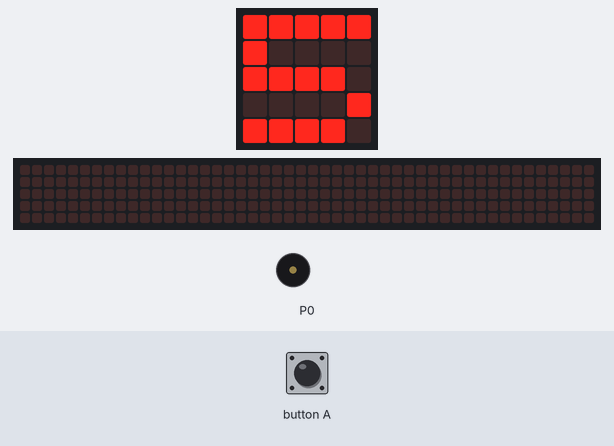
Recording of a program running on a simulated BBC micro:bit (MakeCode). Shown: the board's 5×5 LED display, a strip that is not on the board, showing the scrolling text unrolled, buzzer (waves = sounding). Random numbers come from a fixed seed; the 48×5 strip is a reading aid, not a part: it shows the text the display is scrolling, unrolled, one strip-width of it at a time.

Above: at 0.2 s.
At 4.5 s:
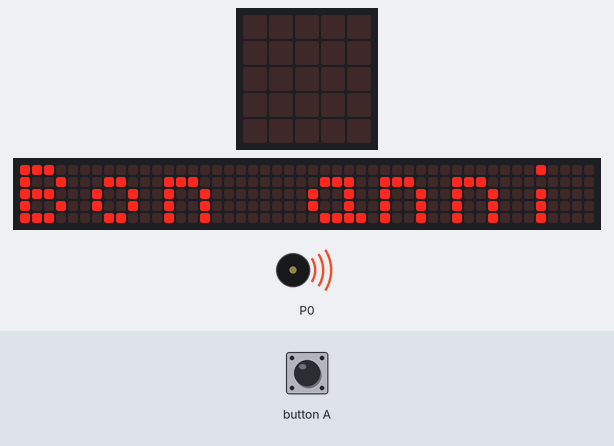
At 13.2 s:
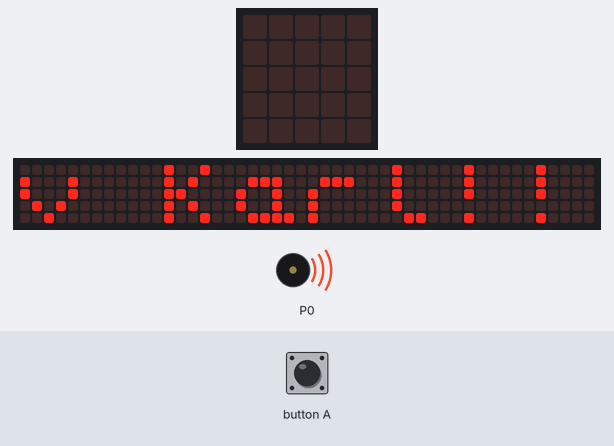
At 19.0 s:
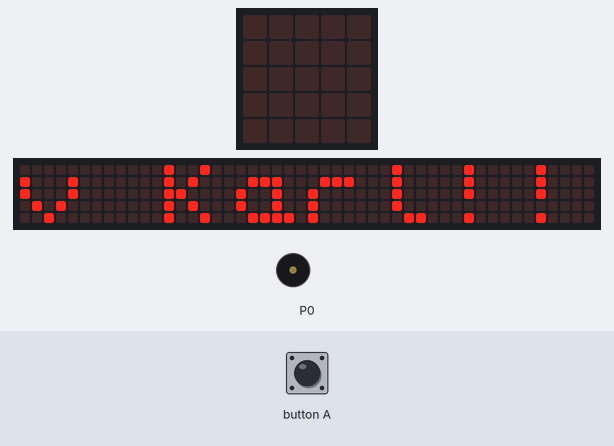
Timing chart, 0 to 20.5 s (numbered marks = the images above):
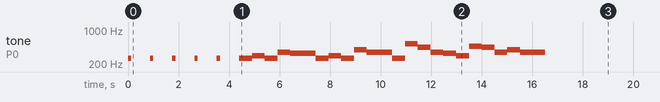

Measured:
- what the display in image 0 shows lasts 0.9 s, from 0.1 s to 1.0 s
- what the display in image 2 shows lasts 0.5 s, from 13.1 s to 13.6 s

The program:

main.ts
```typescript
input.onButtonPressed(Button.A, function () {
    Main = randint(1, 3)
    if (Main == 1) {
        basic.showIcon(IconNames.No)
    } else if (Main == 2) {
        basic.showIcon(IconNames.Square)
    } else {
        basic.showIcon(IconNames.SmallSquare)
    }
})
let Main = 0
for (let index = 0; index <= 4; index++) {
    music.playTone(262, music.beat(BeatFraction.Quarter))
    basic.showNumber(5 - index)
}
basic.clearScreen()
music._playDefaultBackground(music.builtInPlayableMelody(Melodies.Birthday), music.PlaybackMode.InBackground)
basic.showString("Bon anniv Karl!!")
```

test.ts
```typescript
// les tests vont ici ; cela ne sera pas compilé si ce paquet est utilisé en tant qu'extension.
```
